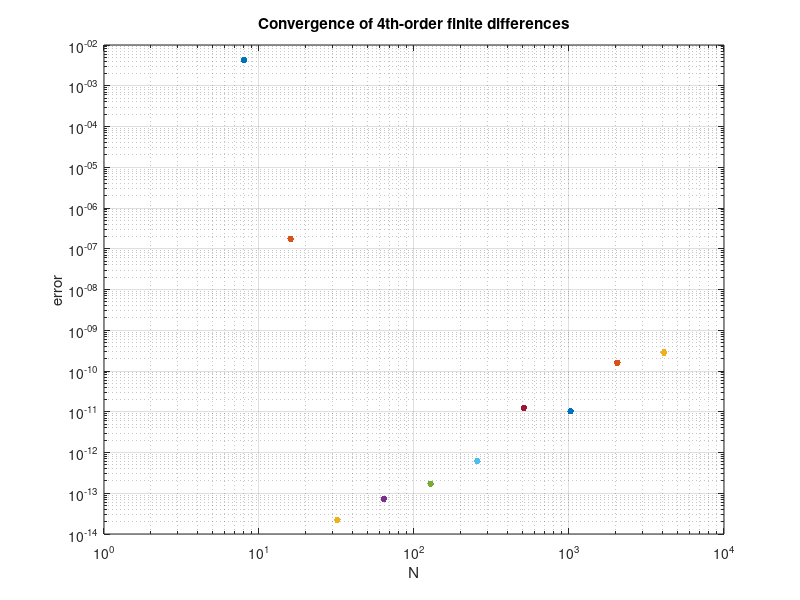

The MATLAB script that drew this image:
clear
clc

Nvec = 2.^(3:12);

for N = Nvec
    h = 2*pi/N; x = -pi + (1:N)'*h;
    u = exp(sin(x)); uprime = cos(x).*u;
    
%     e = ones(N,1);
%     D = sparse(1:N,[2:N 1],2*e/3,N,N)- sparse(1:N,[3:N 1 2],e/12,N,N);
%     D = (D-D')/h;

    
    column = [0 .5*(-1).^(1:N-1).*cot((1:N-1)*h/2)];
    D = toeplitz(column,column([1 N:-1:2]));
    
    error = norm(D*u-uprime,inf);
    loglog(N,error,'.','markersize',15), hold on
  
end

grid on, xlabel N, ylabel error
title('Convergence of 4th-order finite differences')


% semilogy(Nvec,Nvec.^(-4),'--')
% text(105,5e-8,'N^{-4}','fontsize',18)